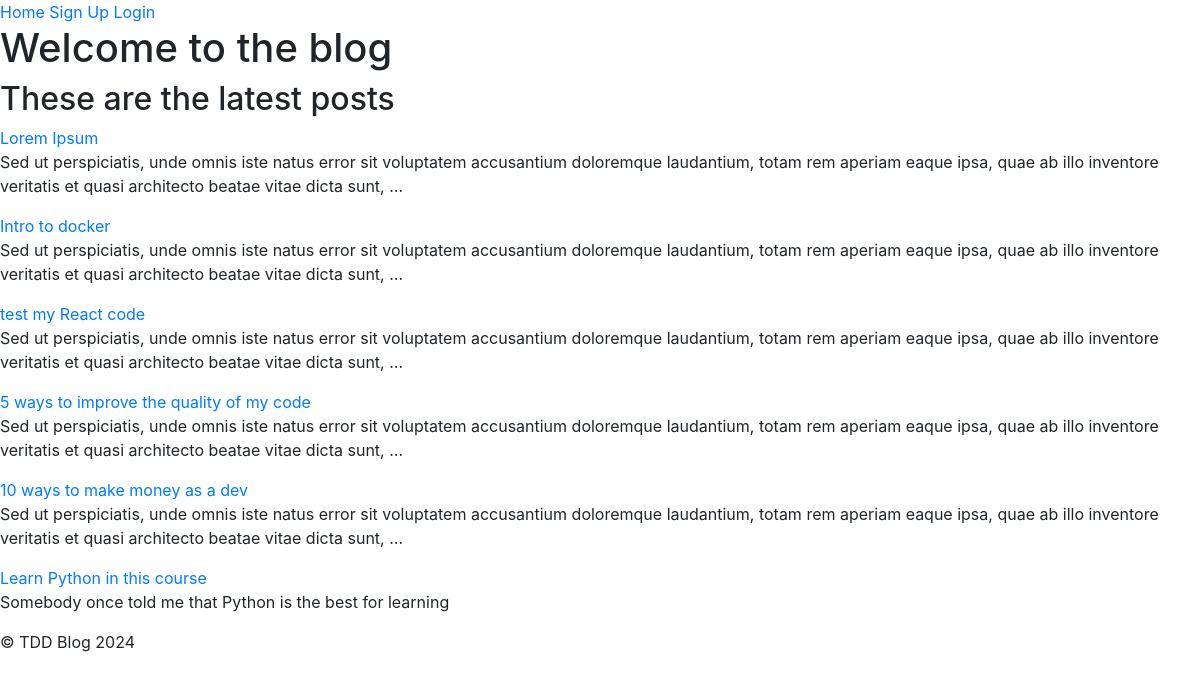
The app's page /, older data.
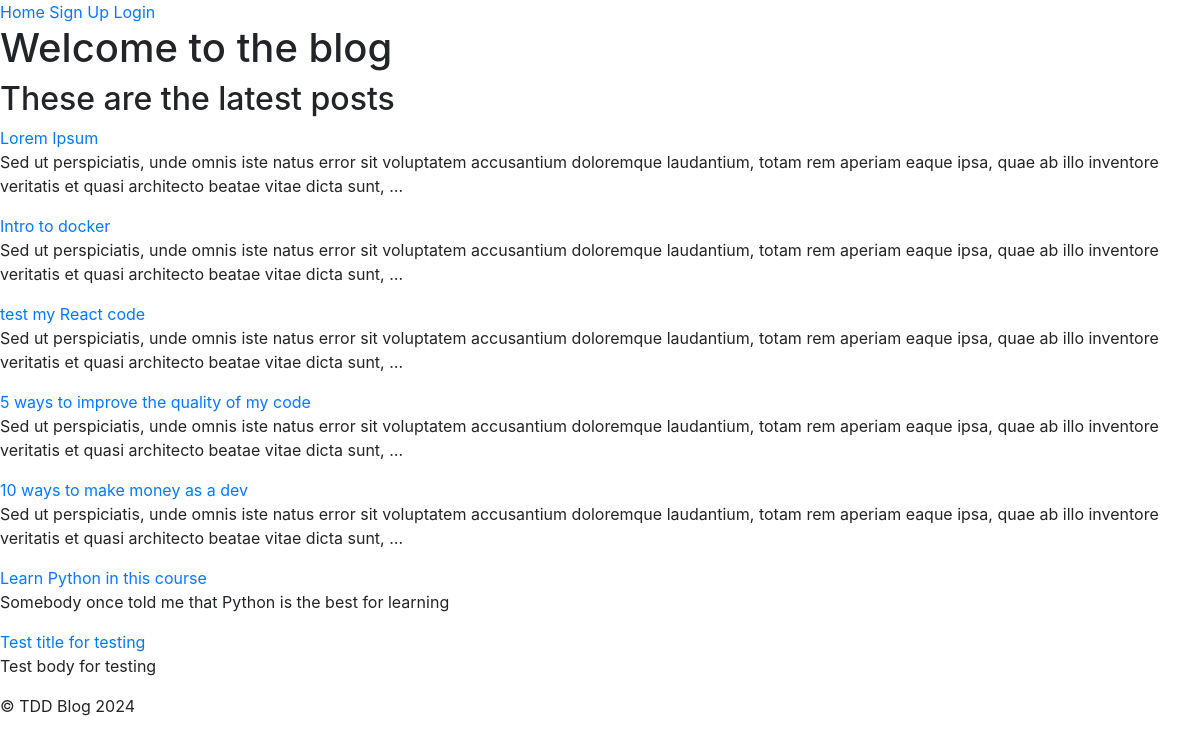
The same page, newer data.
### posts/models.py (models this page shows, shortened)
class Post(models.Model):
    title = models.CharField(max_length=50)
    body = models.TextField()
    created_at = models.DateTimeField(auto_now_add=True)
    modified_at = models.DateTimeField(auto_now=True)
    author = models.ForeignKey(User, on_delete=models.CASCADE)
    def get_absolute_url(self):
        return reverse('detail', kwargs={'id': self.id})

### posts/views.py (the view)
# urls.py: path("", views.index, name="homepage"),
def index(request):
    posts = Post.objects.all()
    return render(request, "posts/index.html", {"posts": posts})

### templates/posts/index.html
{% extends 'base.html' %}
{% block content %}
    <h1>Welcome to the blog</h1>
    <h2>These are the latest posts</h2>
    {% for post in posts %}
        <div class="post">
            <a href="{{post.get_absolute_url}}">{{post.title}}</a>
            <p>{{post.body|truncatewords:30}}</p>
        </div>
    {% endfor %}
{% endblock content %}

Row changes from the older to the newer data that the page shows:
added Post: title "Test title for testing", body "Test body for testing"
